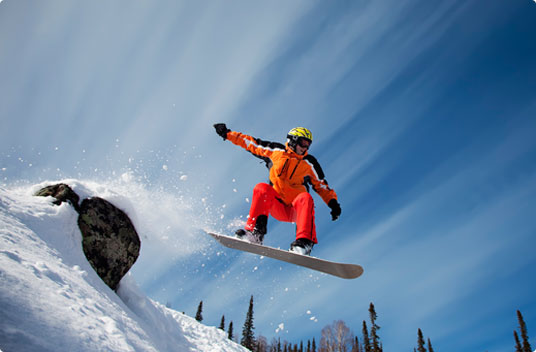
%> input picture hw10/Snowboarder.tiff, 536 x 352 px
$ octave hw10_demo_old_version.m   (GNU Octave 9; MATLAB toolbox functions it lacks are replaced by stand-ins)
%> lines starting %> are read from the running program, lines starting %| are printed output that depends on the picture
CUTOFF = 8e3;

X = imread('Snowboarder.tiff');
%> X is the input picture: size 352x536x3 uint8; mean R, G, B 110.6, 138.4, 167.1
%imagesc(X);
Red = double(X(:,:,1));
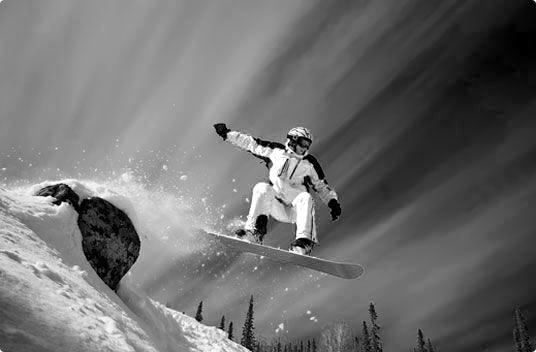
%> Red: size 352x536 double; min 0, max 255, mean 110.6
Green = double(X(:,:,2));
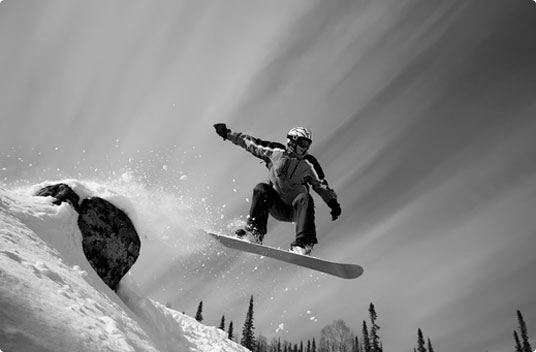
%> Green: size 352x536 double; min 0, max 255, mean 138.4
Blue = double(X(:,:,3));
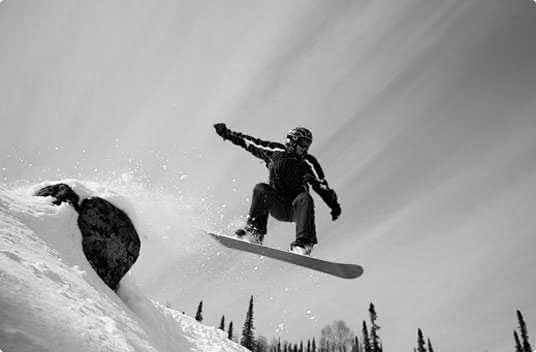
%> Blue: size 352x536 double; min 0, max 255, mean 167.1

[rU, rS, rV] = svd(Red);
[gU, gS, gV] = svd(Green);
[bU, bS, bV] = svd(Blue);

for i = 1 : length(rS)
    if rS(i) < CUTOFF
        rS(i) = 0;
    end
end
RedLr = rU * rS * rV';

for i = 1 : length(gS)
    if gS(i) < CUTOFF
        gS(i) = 0;
    end
end
GreenLr = gU * gS * gV';

for i = 1 : length(bS)
    if bS(i) < CUTOFF
        bS(i) = 0;
    end
end
BlueLr = bU * bS * bV';

Xlr(:,:,1) = RedLr;
Xlr(:,:,2) = GreenLr;
Xlr(:,:,3) = BlueLr;
%> Xlr: size 352x536x3 double
Xlr = uint8(Xlr);

imagesc(Xlr)
